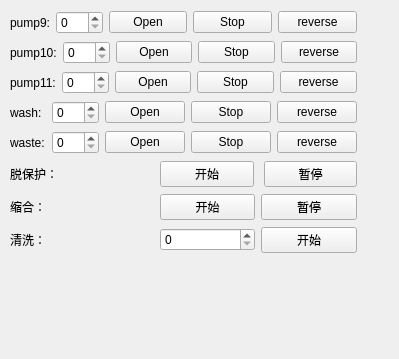
          <widget class="QWidget" name="page_3">
           <property name="geometry">
            <rect>
             <x>0</x>
             <y>0</y>
             <width>399</width>
             <height>359</height>
            </rect>
           </property>
           <attribute name="label">
            <string>unit 3</string>
           </attribute>
           <widget class="QWidget" name="layoutWidget_4">
            <property name="geometry">
             <rect>
              <x>10</x>
              <y>10</y>
              <width>347</width>
              <height>244</height>
             </rect>
            </property>
            <layout class="QVBoxLayout" name="verticalLayout_300">
             <item>
              <layout class="QHBoxLayout" name="horizontalLayout_301">
               <item>
                <widget class="QLabel" name="pump9_label">
                 <property name="text">
                  <string>pump9:</string>
                 </property>
                </widget>
               </item>
               <item>
                <widget class="QSpinBox" name="pump9_spinbox">
                 <property name="maximum">
                  <number>300</number>
                 </property>
                </widget>
               </item>
               <item>
                <widget class="QPushButton" name="pump9_open_button">
                 <property name="text">
                  <string>Open</string>
                 </property>
                </widget>
               </item>
               <item>
                <widget class="QPushButton" name="pump9_stop_button">
                 <property name="text">
                  <string>Stop</string>
                 </property>
                </widget>
               </item>
               <item>
                <widget class="QPushButton" name="pump9_reverse">
                 <property name="text">
                  <string>reverse</string>
                 </property>
                </widget>
               </item>
              </layout>
             </item>
             <item>
              <layout class="QHBoxLayout" name="horizontalLayout_302">
               <item>
                <widget class="QLabel" name="pump10_label">
                 <property name="text">
                  <string>pump10:</string>
                 </property>
                </widget>
               </item>
               <item>
                <widget class="QSpinBox" name="pump10_spinbox">
                 <property name="maximum">
                  <number>300</number>
                 </property>
                </widget>
               </item>
               <item>
                <widget class="QPushButton" name="pump10_open_button">
                 <property name="text">
                  <string>Open</string>
                 </property>
                </widget>
               </item>
               <item>
                <widget class="QPushButton" name="pump10_stop_button">
                 <property name="text">
                  <string>Stop</string>
                 </property>
                </widget>
               </item>
               <item>
                <widget class="QPushButton" name="pump10_reverse">
                 <property name="text">
                  <string>reverse</string>
                 </property>
                </widget>
               </item>
              </layout>
             </item>
             <item>
              <layout class="QHBoxLayout" name="horizontalLayout_303">
               <item>
                <widget class="QLabel" name="pump11_label">
                 <property name="text">
                  <string>pump11:</string>
                 </property>
                </widget>
               </item>
               <item>
                <widget class="QSpinBox" name="pump11_spinbox">
                 <property name="maximum">
                  <number>300</number>
                 </property>
                </widget>
               </item>
               <item>
                <widget class="QPushButton" name="pump11_open_button">
                 <property name="text">
                  <string>Open</string>
                 </property>
                </widget>
               </item>
               <item>
                <widget class="QPushButton" name="pump11_stop_button">
                 <property name="text">
                  <string>Stop</string>
                 </property>
                </widget>
               </item>
               <item>
                <widget class="QPushButton" name="pump11_reverse">
                 <property name="text">
                  <string>reverse</string>
                 </property>
                </widget>
               </item>
              </layout>
             </item>
             <item>
              <layout class="QHBoxLayout" name="horizontalLayout_304">
               <item>
                <widget class="QLabel" name="unit3_wash">
                 <property name="text">
                  <string>wash:</string>
                 </property>
                </widget>
               </item>
               <item>
                <widget class="QSpinBox" name="unit3_wash_spinbox">
                 <property name="maximum">
                  <number>300</number>
                 </property>
                </widget>
               </item>
               <item>
                <widget class="QPushButton" name="unit3_wash_open_button">
                 <property name="text">
                  <string>Open</string>
                 </property>
                </widget>
               </item>
               <item>
                <widget class="QPushButton" name="unit3_wahs_stop_button">
                 <property name="text">
                  <string>Stop</string>
                 </property>
                </widget>
               </item>
               <item>
                <widget class="QPushButton" name="unit3_reverse">
                 <property name="text">
                  <string>reverse</string>
                 </property>
                </widget>
               </item>
              </layout>
             </item>
             <item>
              <layout class="QHBoxLayout" name="horizontalLayout_305">
               <item>
                <widget class="QLabel" name="unit3_waste_label">
                 <property name="text">
                  <string>waste:</string>
                 </property>
                </widget>
               </item>
               <item>
                <widget class="QSpinBox" name="unit3_waste_spinbox">
                 <property name="maximum">
                  <number>300</number>
                 </property>
                </widget>
               </item>
               <item>
                <widget class="QPushButton" name="unit3_waste_open_button">
                 <property name="text">
                  <string>Open</string>
                 </property>
                </widget>
               </item>
               <item>
                <widget class="QPushButton" name="unit3_waste_stop_button">
                 <property name="text">
                  <string>Stop</string>
                 </property>
                </widget>
               </item>
               <item>
                <widget class="QPushButton" name="unit3_waste_reverse">
                 <property name="text">
                  <string>reverse</string>
                 </property>
                </widget>
               </item>
              </layout>
             </item>
             <item>
              <layout class="QHBoxLayout" name="horizontalLayout_306" stretch="3,2,2">
               <property name="spacing">
                <number>10</number>
               </property>
               <item>
                <widget class="QLabel" name="unit3_depro_label">
                 <property name="text">
                  <string>脱保护：</string>
                 </property>
                </widget>
               </item>
               <item>
                <widget class="QPushButton" name="unit3_depro_start_button">
                 <property name="text">
                  <string>开始</string>
                 </property>
                </widget>
               </item>
               <item>
                <widget class="QPushButton" name="unit3_depro_stop_button">
                 <property name="text">
                  <string>暂停</string>
                 </property>
                </widget>
               </item>
              </layout>
             </item>
             <item>
              <layout class="QHBoxLayout" name="horizontalLayout_307" stretch="3,2,2">
               <property name="sizeConstraint">
                <enum>QLayout::SetDefaultConstraint</enum>
               </property>
               <item>
                <widget class="QLabel" name="unit3_couple_label">
                 <property name="text">
                  <string>缩合：</string>
                 </property>
                </widget>
               </item>
               <item>
                <widget class="QPushButton" name="unit3_couple_start_button">
                 <property name="text">
                  <string>开始</string>
                 </property>
                </widget>
               </item>
               <item>
                <widget class="QPushButton" name="unit3_couple__stop_button">
                 <property name="text">
                  <string>暂停</string>
                 </property>
                </widget>
               </item>
              </layout>
             </item>
             <item>
              <layout class="QHBoxLayout" name="horizontalLayout_308" stretch="3,2,2">
               <item>
                <widget class="QLabel" name="unit3_wash_label">
                 <property name="text">
                  <string>清洗：</string>
                 </property>
                </widget>
               </item>
               <item>
                <widget class="QSpinBox" name="unit3_wash_frequence_sppinbox">
                 <property name="maximum">
                  <number>10</number>
                 </property>
                </widget>
               </item>
               <item>
                <widget class="QPushButton" name="unit3_start_wash_button">
                 <property name="text">
                  <string>开始</string>
                 </property>
                </widget>
               </item>
              </layout>
             </item>
            </layout>
           </widget>
          </widget>
